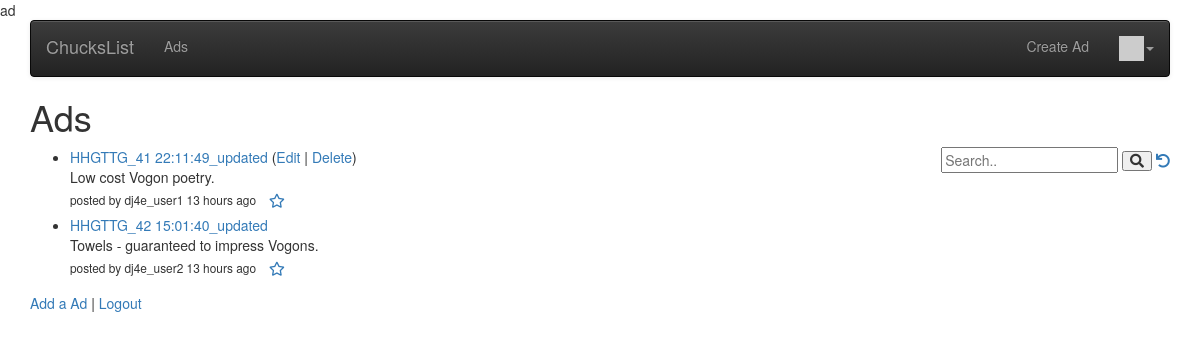
The app's page / (signed in), older data.
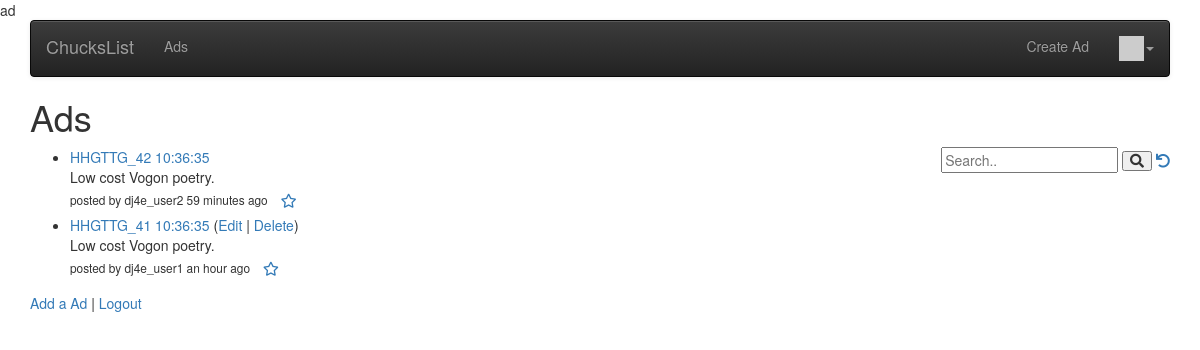
The same page, newer data.
### ads/models.py (models this page shows, shortened)
class Ad(models.Model) :
    title = models.CharField(
            max_length=200,
            validators=[MinLengthValidator(2, "Title must be greater than 2 characters")]
    )
    price = models.DecimalField(max_digits=7, decimal_places=2, null=True)
    text = models.TextField()
    owner = models.ForeignKey(settings.AUTH_USER_MODEL, on_delete=models.CASCADE)
    comments = models.ManyToManyField(settings.AUTH_USER_MODEL,
        through='Comment', related_name='comments_owned')
    created_at = models.DateTimeField(auto_now_add=True)
    updated_at = models.DateTimeField(auto_now=True)# Picture
    picture = models.BinaryField(null=True, editable=True)
    content_type = models.CharField(max_length=256, null=True, help_text='The MIMEType of the file')
    favorites = models.ManyToManyField(settings.AUTH_USER_MODEL,
        through='Fav', related_name='favorite_ads')

### ads/views.py (the view)
# urls.py: path('', views.AdListView.as_view()),
class AdListView(OwnerListView):
    model = Ad
    template_name = "ads/ad_list.html"
    def get(self, request) :
        strval =  request.GET.get("search", False)
        favorites = list()
        if request.user.is_authenticated:
            rows = request.user.favorite_ads.values('id')
            favorites = [ row['id'] for row in rows ]
        if strval :
            objects = Ad.objects.filter(title__contains=strval).select_related().order_by('-updated_at')[:10]
        else :
            objects = Ad.objects.select_related().all().order_by('-updated_at')#[:10]
        for obj in objects:
            obj.natural_updated = naturaltime(obj.updated_at)
        ctx = {'ad_list' : objects, 'search': strval, 'favorites': favorites}
        retval = render(request, self.template_name, ctx)
        dump_queries()
        return retval;

### ads/views.py (called while the page is built)
def dump_queries() :
    qs = connection.queries
    for q in qs:
        print(q)

### home/context_processors.py (called while the page is built)
def settings(request):
    return {
        'settings': django_settings,
    }

### home/templatetags/app_tags.py (called while the page is built)
@register.filter(name='gravatar')
def gravatar(user, size=35):
    email = str(user.email.strip().lower()).encode('utf-8')
    email_hash = md5(email).hexdigest()
    url = "//www.gravatar.com/avatar/{0}?s={1}&d=identicon&r=PG"
    return url.format(email_hash, size)

### ads/templates/ads/ad_list.html (shortened to what this page needs)
ad{% extends "base_menu.html" %}
{% block content %}
<h1>Ads</h1>
<div style="float:right">
<form>
  <input type="text" placeholder="Search.." name="search"
  >
  <button type="submit"><i class="fa fa-search"></i></button>
<a href="{% url 'ads:all' %}"><i class="fa fa-undo"></i></a>
</form>
</div>
<p>
{% if ad_list %}
<ul>
  {% for ad in ad_list %}
    <li>
        <a href="{% url 'ads:ad_detail'  ad.id %}">{{ ad.title }}</a>
        {% if ad.owner_id == user.id %}
        (<a href="{% url 'ads:ad_update' ad.id %}">Edit</a> |
        <a href="{% url 'ads:ad_delete' ad.id %}">Delete</a>)
        {% endif %}
        <div style="left:10px">
            {% if ad.text|length < 100 %}
                {{ ad.text }}
            {% else %}
                {{ ad.text|slice:"0:99" }}
                <a href="{% url 'ads:ad_detail'  ad.id %}">...</a>
            {% endif %}
        </div>
        <small>
        {% if ad.owner.username %}
            posted by {{ ad.owner.username }}
        {% endif %}
        {{ ad.natural_updated }}
        </small>
        {% if user.is_authenticated %}
        <a href="#" onclick=
             "favPost('{% url 'ads:ad_favorite' ad.id %}', {{ ad.id }} );return false;"
            id="unfavorite_star_{{ad.id}}">
        <span class="fa-stack" style="vertical-align: middle;">
        <i class="fa fa-star-o fa-stack-1x"></i>
        </span>
        </a>
        {% endif %}
    </li>
  {% endfor %}
</ul>
{% else %}
  <p>There are no ads in the database.</p>
{% endif %}
</p>
<p>
<a href="{% url 'ads:ad_create' %}">Add a Ad</a> |
{% if user.is_authenticated %}
<a href="{% url 'logout' %}?next={% url 'ads:all' %}">Logout</a>
{% else %}
<a href="{% url 'login' %}?next={% url 'ads:all' %}">Login</a>
{% endif %}
</p>
{% endblock %}

### home/templates/base_menu.html (shortened to what this page needs)
{% extends 'base_bootstrap.html' %}
{% load app_tags %}
{% block navbar %}
<nav class="navbar navbar-default navbar-inverse">
  <div class="container-fluid">
    <div class="navbar-header">
        <a class="navbar-brand" href="/">{{ settings.APP_NAME }}</a>
    </div>
    <ul class="nav navbar-nav">
      {% url 'ads' as ads %}
      <li {% if request.get_full_path == ads %}class="active"{% endif %}>
          <a href="{% url 'ads:all' %}">Ads</a></li>
    </ul>
    <ul class="nav navbar-nav navbar-right">
        {% if user.is_authenticated %}
        <li>
        <a href="{% url 'ads:ad_create' %}">Create Ad</a>
        </li>
        <li class="dropdown">
            <a href="#" data-toggle="dropdown" class="dropdown-toggle">
                <img style="width: 25px;" src="{{ user|gravatar:60 }}"/><b class="caret"></b>
            </a>
        </li>
        {% else %}
        <li>
        <a href="{% url 'login' %}?next={% url 'ads:all' %}">Login</a>
        </li>
        {% endif %}
    </ul>
  </div>
</nav>
{% endblock %}

### home/templates/base_bootstrap.html (shortened to what this page needs)
<!DOCTYPE html>
<html>
<head>
<link rel="stylesheet"
    href="https://maxcdn.bootstrapcdn.com/bootstrap/3.4.0/css/bootstrap.min.css"
>
<link rel="stylesheet"
    href="https://maxcdn.bootstrapcdn.com/bootstrap/3.4.0/css/bootstrap-theme.min.css"
>
<link rel="stylesheet"
    href="https://code.jquery.com/ui/1.12.1/themes/ui-lightness/jquery-ui.css"
>
<link rel="stylesheet" href="https://use.fontawesome.com/releases/v5.8.1/css/all.css">
<link rel="stylesheet" href="https://use.fontawesome.com/releases/v5.8.1/css/v4-shims.css">
</head>
<body>
<div class="container">
{% block navbar %} {% endblock %}
{% block content %}
{% endblock %}
</div>
</body>
</html>

Row changes from the older to the newer data that the page shows:
removed Ad: title "HHGTTG_41 22:11:49_updated", shows "Edit", text "Low cost Vogon poetry.", owner.username "dj4e_user1", natural_updated "13 hours ago"
removed Ad: title "HHGTTG_42 15:01:40_updated", text "Towels - guaranteed to impress Vogons.", owner.username "dj4e_user2", natural_updated "13 hours ago"
added Ad: title "HHGTTG_42 10:36:35", text "Low cost Vogon poetry.", owner.username "dj4e_user2", natural_updated "59 minutes ago"
added Ad: title "HHGTTG_41 10:36:35", shows "Edit", text "Low cost Vogon poetry.", owner.username "dj4e_user1", natural_updated "an hour ago"
